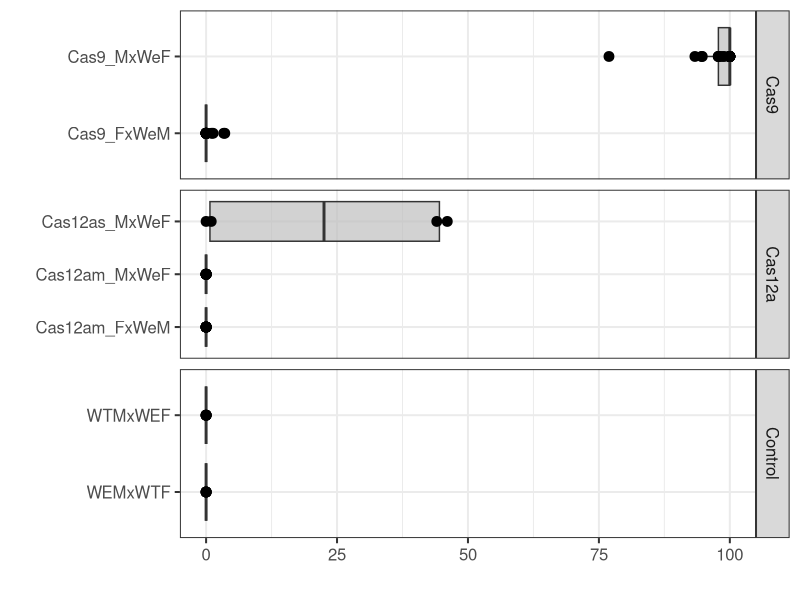
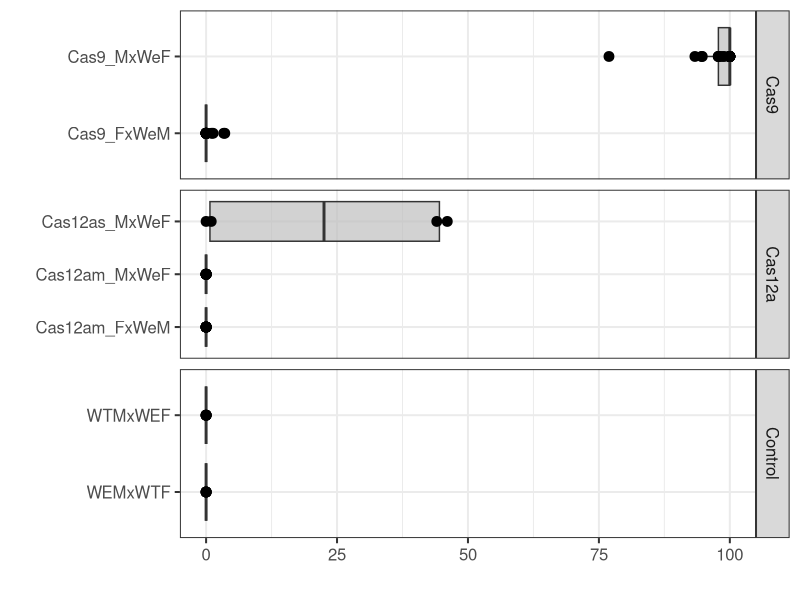

Recreate these plots in R, in order.
if (!require(ggplot2)) install.packages('ggplot2')
library(ggplot2)
if (!require(data.table)) install.packages('data.table')
library(data.table)
if (!require(RColorBrewer)) install.packages('RColorBrewer')
library(RColorBrewer)
if (!require(dplyr)) install.packages('dplyr')
library(dplyr)
if (!require(ggrepel)) install.packages('ggrepel')
library(ggrepel)

##Set wd based on source
setwd(dirname(rstudioapi::getActiveDocumentContext()$path))
getwd()
dir.create("output_data/")

# Data_wrangling ----------------------------------------------------------

white<-read.table("input_data/white.assay.txt", header=T, sep="\t")
white$Strain <- factor(white$Strain,levels = c("Cas9", "Cas12a", "Control"))
levels(white$Cross2)

# Plotting ----------------------------------------------------------------

ggplot()+
  geom_boxplot(data=white, aes(x=Cross2, y=efficiency),fill="grey",alpha=0.7)+
  geom_point(data=white, aes(x=Cross2, y=efficiency),size=3)+
  facet_grid(Strain~., scales="free")+
  theme_bw(base_size=15)+
  xlab("")+ylab("")+
  coord_flip()
ggsave("output_data/white.png",width=6, height=4)
